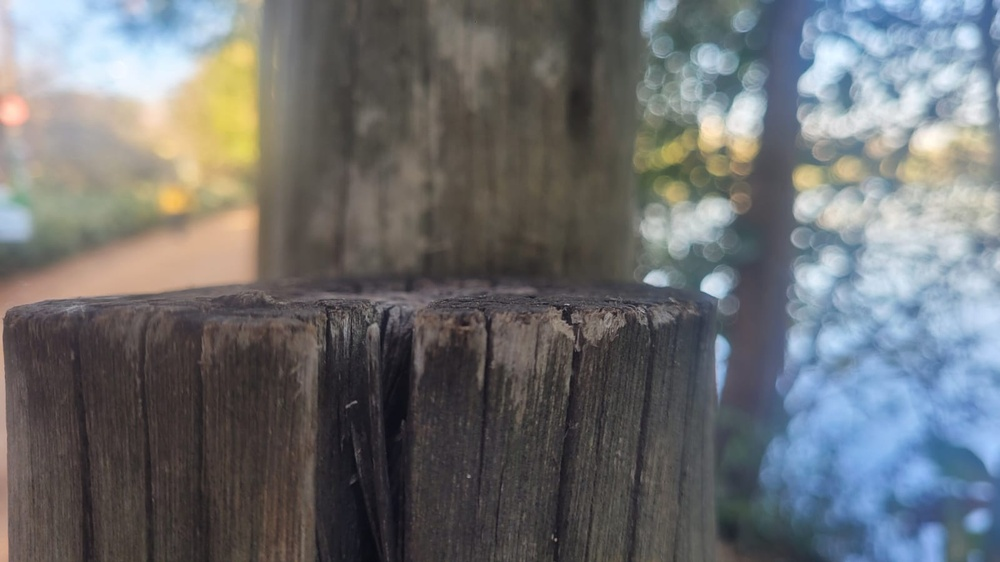
#> input picture trabalho01/images/cena1-0.jpg, 1000 x 562 px, shrunk from 1600 x 900 before the run
$ jupyter execute trabalho-01.ipynb
#> lines starting #> are read from the running program, lines starting #| are printed output that depends on the picture
[cell 1]
import cv2
import numpy as np
import matplotlib.pyplot as plt
import random
from tqdm.notebook import tqdm
import os

plt.rcParams['figure.figsize'] = [15, 15]

[cell 2]
# Converte imagem para grayscale e RGB
def read_image(path):
#> called with path = 'images/cena1-0.jpg'
    img = cv2.imread(path)
#> img is the input picture: shape (562, 1000, 3); mean B, G, R 112.5, 110.7, 108.7
    img_gray= cv2.cvtColor(img, cv2.COLOR_RGB2GRAY)
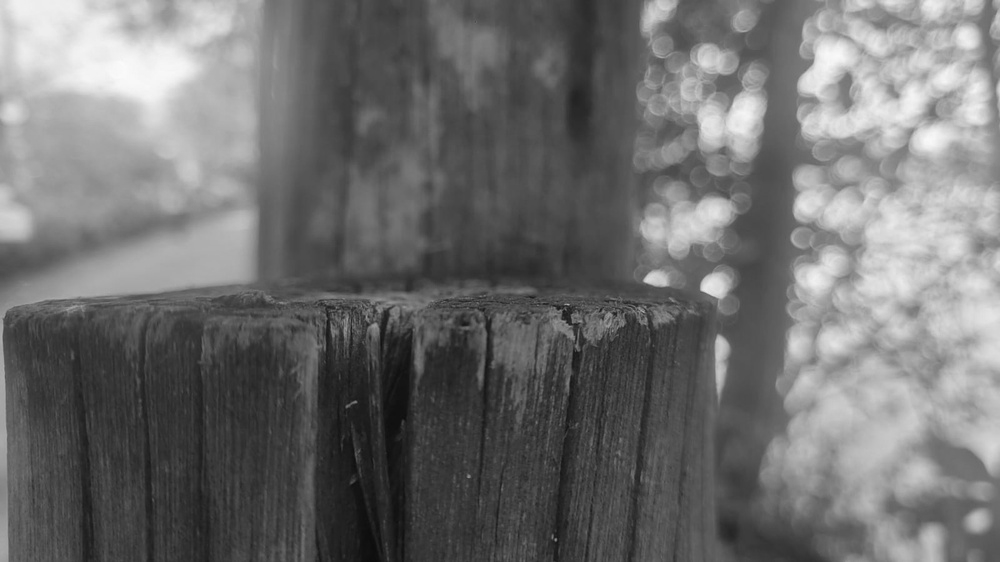
#> img_gray: shape (562, 1000); min 12, max 251, mean 111.1
    img_rgb = cv2.cvtColor(img, cv2.COLOR_BGR2RGB)
    return img_gray, img_rgb

folder = 'images'
left_gray, left_rgb = read_image(os.path.join(folder, "cena1-0.jpg"))
right_gray, right_rgb = read_image(os.path.join(folder, "cena1-5.jpg"))
#> call 2 of read_image, with path = 'images/cena1-5.jpg'
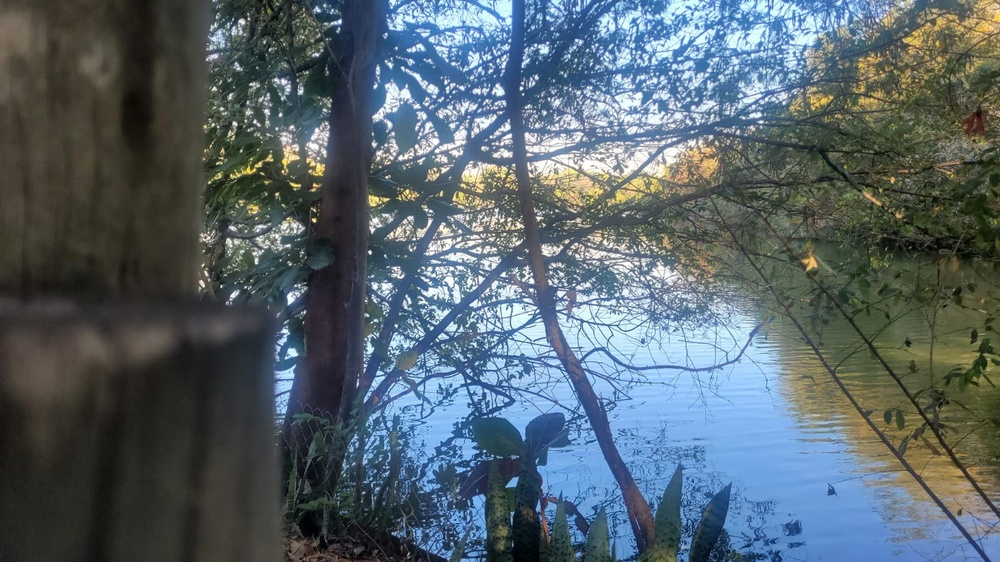
#> input picture trabalho01/images/cena1-5.jpg, 1000 x 562 px, shrunk from 1600 x 900 before the run
#> in read_image, img is the input picture: shape (562, 1000, 3); mean B, G, R 108.3, 100.6, 87.3
#> in read_image (call 2), `img_gray= cv2.cvtColor(img, cv2.COLOR_RGB2GRAY)`:
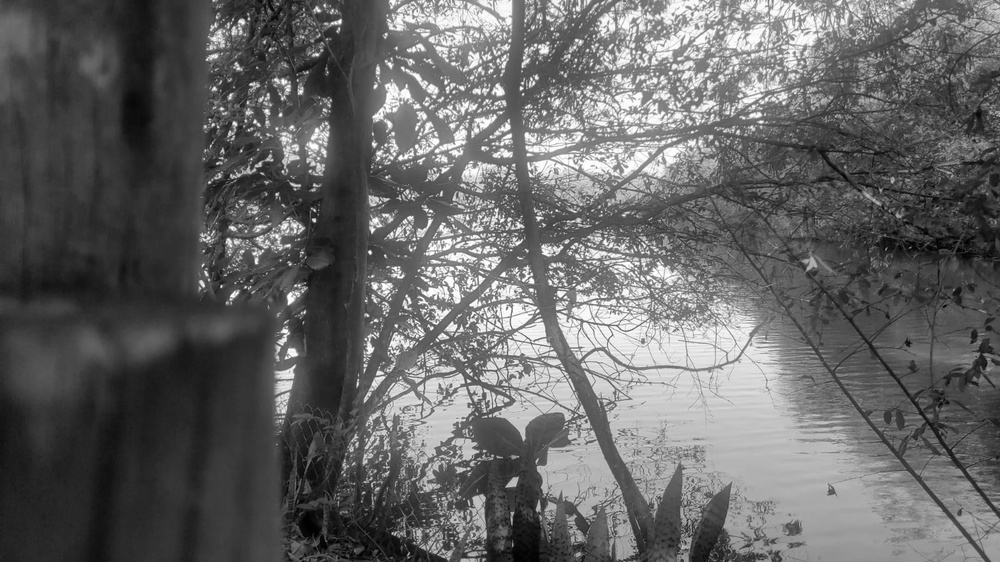
#> img_gray: shape (562, 1000); min 1, max 255, mean 101.4

[cell 3]
def SIFT(img_gray):
    sift = cv2.SIFT_create()
    keypoints, descriptors = sift.detectAndCompute(img_gray, None)
#> keypoints = 723 keypoints; strongest (x, y, size): (715, 285, 17.7), (656, 278, 12.4), (556, 540, 1.8), (721, 347, 12.1)
    return keypoints, descriptors

def plot_sift(img_gray, img_rgb, keypoints):
    tmp = img_rgb.copy()
    img = cv2.drawKeypoints(img_gray, keypoints, tmp, flags=cv2.DRAW_MATCHES_FLAGS_DRAW_RICH_KEYPOINTS)
    return img

# SIFT só usa grayscale
kp_left, des_left = SIFT(left_gray)
#> kp_left has the same summary as keypoints in SIFT
kp_right, des_right = SIFT(right_gray)
#> in SIFT (call 2), `keypoints, descriptors = sift.detectAndCompute(img_gray, None)`: keypoints = 6519 keypoints; strongest (x, y, size): (314, 220, 2.7), (370, 252, 2.5), (235, 124, 3.3), (521, 88, 2.3)
#> kp_right has the same summary as keypoints in SIFT

kp_left_img = plot_sift(left_gray, left_rgb, kp_left)
#> in plot_sift, `img = cv2.drawKeypoints(img_gray, keypoints, tmp, flags=cv2.DRAW_MATCH..`:
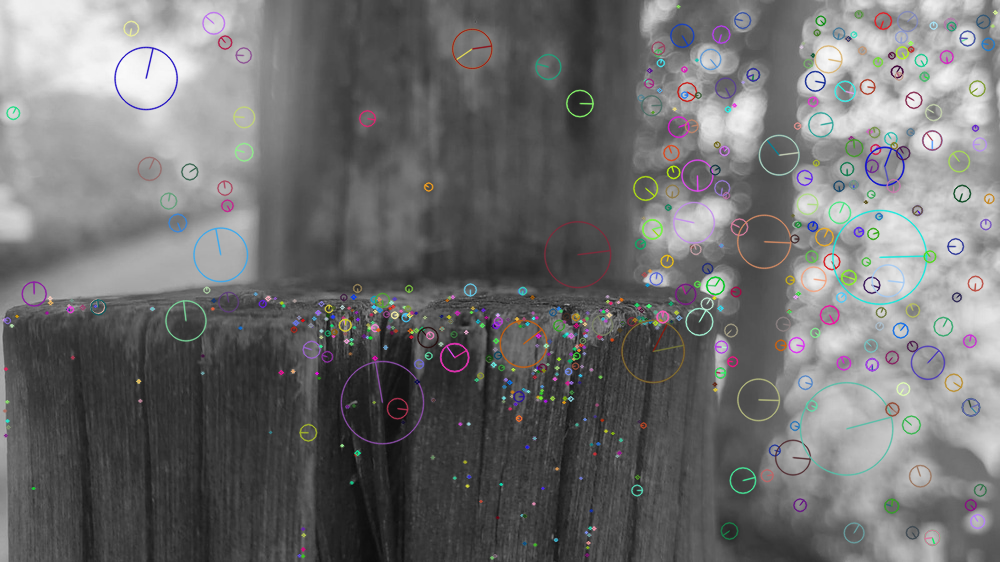
#> img: shape (562, 1000, 3); mean R, G, B 110.8, 110.8, 111.1
kp_right_img = plot_sift(right_gray, right_rgb, kp_right)
#> in plot_sift (call 2), `img = cv2.drawKeypoints(img_gray, keypoints, tmp, flags=cv2.DRAW_MATCH..`:
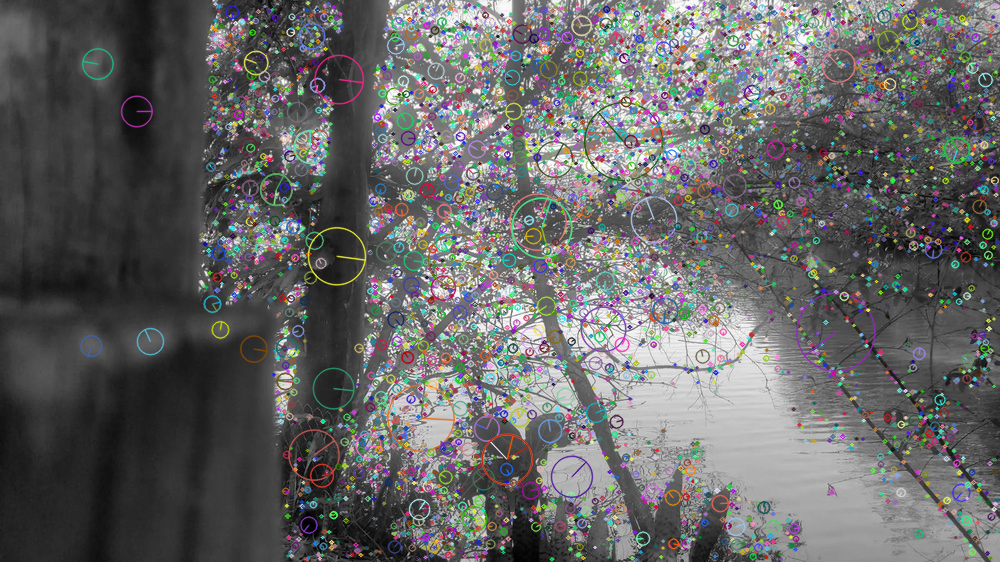
#> img: shape (562, 1000, 3); mean R, G, B 101.3, 101.5, 101.1
total_kp = np.concatenate((kp_left_img, kp_right_img), axis=1)
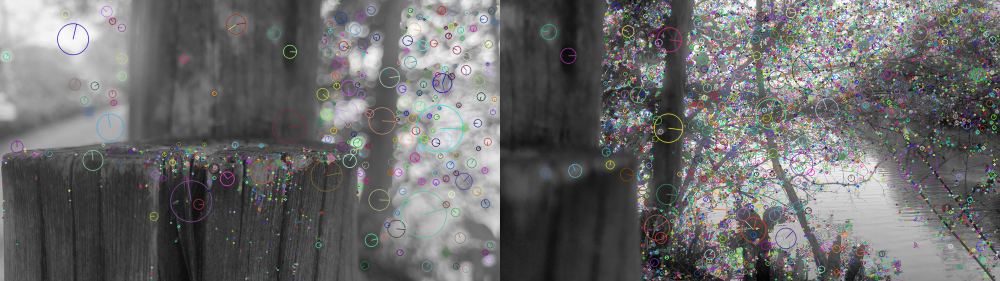
#> total_kp: shape (562, 2000, 3) (shown at 1/2 size); mean R, G, B 106, 106.2, 106.1

plt.imshow(total_kp)

[cell 4]
def matcher(kp1, des1, img1, kp2, des2, img2, threshold):
#> called with des2 = array of shape (6519, 128), threshold = 0.75
    bf = cv2.BFMatcher() # Brute Force Matcher, compara os descritores des1 e des2

    # Para cada descritor de img1,
    # retorna os 2 matches mais próximos em img2 (com base em distância Euclidiana por padrão)
    matches = bf.knnMatch(des1,des2, k=2)
#> matches = 723 matches

    good = []
    for m, n in matches: # m é o melhor match, n é o segundo melhor
        if m.distance < threshold * n.distance: # aplica Lowe's ratio test
            good.append([m])
#> after the loop, good = 14 matches

    matches = []
    for pair in good:
        matches.append(list(kp1[pair[0].queryIdx].pt + kp2[pair[0].trainIdx].pt))
#> this loop made 14 passes
#> after the loop, matches = 14 items, first 6: [3.93, 319.4, 504.1, 419.1], [4.55, 410.5, 609.4, 471.4], [243.3, 55.03, 696, 524.4], [547.9, 66.5, 97.41, 63.57], [579.4, 103.1, 136.3, 111], [602, 324.7, 150, 341.1]

    matches = np.array(matches)
#> matches = 14 rows, first 6: [3.93, 319.4, 504.1, 419.1], [4.55, 410.5, 609.4, 471.4], [243.3, 55.03, 696, 524.4], [547.9, 66.5, 97.41, 63.57], [579.4, 103.1, 136.3, 111], [602, 324.7, 150, 341.1]
    return matches

def plot_matches(matches, total_img):
    match_img = total_img.copy()
    offset = total_img.shape[1]/2
    fig, ax = plt.subplots()
    ax.set_aspect('equal')
    ax.imshow(np.array(match_img).astype('uint8')) # RGB é do tipo inteiroi

    ax.plot(matches[:, 0], matches[:, 1], 'xr')
    ax.plot(matches[:, 2] + offset, matches[:, 3], 'xr')

    ax.plot([matches[:, 0], matches[:, 2] + offset], [matches[:, 1], matches[:, 3]],
            'r', linewidth=0.5)

    plt.show()

matches = matcher(kp_left, des_left, left_rgb, kp_right, des_right, right_rgb, 0.75)

total_img = np.concatenate((left_rgb, right_rgb), axis=1)
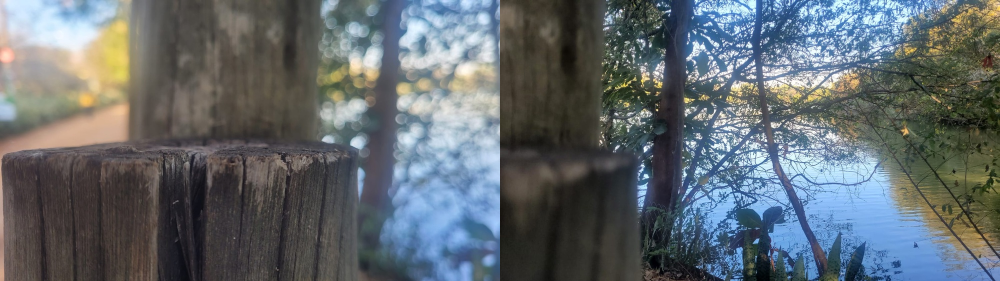
#> total_img: shape (562, 2000, 3) (shown at 1/2 size); mean R, G, B 98, 105.6, 110.4
plot_matches(matches, total_img) # Bons matches
#> in plot_matches, `plt.show()`:
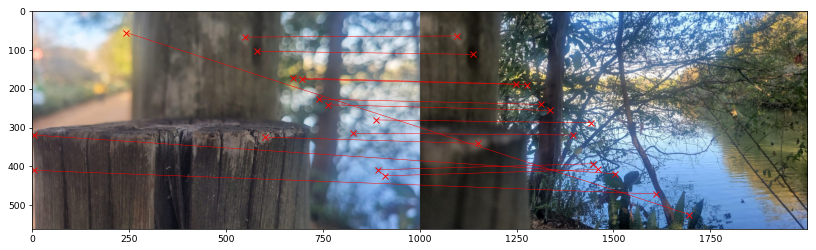
#> figure drawn by matplotlib, 1 panel
